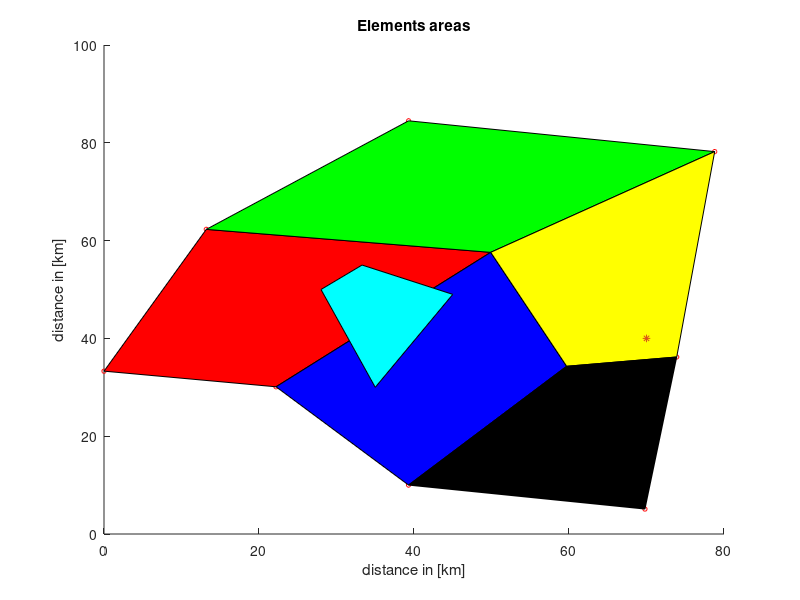

This figure's MATLAB source: (Note: this script raises an error after producing the figure.)
%% Program: Area, Centroid and Moment of Inertia
%
%   @DESCRIPTION: Define the area of the geometry, its centroid and moment of inertia
%   @AUTHOR: Renan Miranda Portela
%
%% Clean memory and close windows
clear all
close all
clc

%% COORDINATE MATRIX
%   coord = [number | X-position | Y-position] 

coord = [1 0 33.3;
         2 13.2 62.3;
         3 39.3 84.5;
         4 22.2 30.1;
         5 49.9 57.6;
         6 78.8 78.2;
         7 39.3 10.0;
         8 59.7 34.3;
         9 73.9 36.2;
         10 69.8 5.1;
         11 28.0 50.0;
         12 33.3 55.0;
         13 45.0 49.0;
         14 35.0 30.0];
     
scatter(coord(:,2),coord(:,3),10,[1 0 0]) % presenting the nodes
     
%% INCIDENCE MATRIX
% inci = [number of the element | node-1 | node-2 | node-3 | node-4 ]

inci = [1 1 4 5 2;
        2 2 5 6 3;
        3 4 7 8 5;
        4 5 8 9 6;
        5 7 10 9 8;
        6 11 14 13 12];

%% RAINFALL MATRIX
u = [4.62 3.81 4.76 5.45 4.90 10.35 4.96 4.26 18.36 15.69];
    
%% COLOR MATRIX
cores = [1 0 0;
         0 1 0;
         0 0 1;
         1 1 0;
         0 0 0;
         0 1 1];

%% AREA PLOTS     
 for i = 1:size(inci,1)
     x = [coord(inci(i,2),2),coord(inci(i,3),2),coord(inci(i,4),2),coord(inci(i,5),2)];
     y = [coord(inci(i,2),3),coord(inci(i,3),3),coord(inci(i,4),3),coord(inci(i,5),3)];
     patch(x,y,cores(i,:))
 end
 
title('Elements areas')
xlabel('distance in [km]')
ylabel('distance in [km]')
hold on 
scatter(70,40,30,'*')

%% TOTAL AREA
A = 0;            % STARTING SUM
a_i = zeros(5,1); % ELEMENT AREA VALUE 

for i = 1:5                  % COMPUTING THE AREA BY THE JACOBIAN 
    x1 = coord(inci(i,2),2); % X-COORDINATES 
    x2 = coord(inci(i,3),2);
    x3 = coord(inci(i,4),2);
    x4 = coord(inci(i,5),2);
    
    y1 = coord(inci(i,2),3); % Y-COORDINATES
    y2 = coord(inci(i,3),3);
    y3 = coord(inci(i,4),3);
    y4 = coord(inci(i,5),3);
    
    a = 0.5*(x1*y2-x2*y1-x1*y4+x2*y3-x3*y2+x4*y1+x3*y4-x4*y3);
    a_i(i) = a;
    A = A + a;
end

A2 = 0;

for i = 1:5                  % COMPUTING AREA BY GAUSSIAN QUADRATURE 
    x1 = coord(inci(i,2),2); % X-COORDINATES
    x2 = coord(inci(i,3),2);
    x3 = coord(inci(i,4),2);
    x4 = coord(inci(i,5),2);
    x = [x1,x2,x3,x4];
    
    y1 = coord(inci(i,2),3); % Y-COORDINATES
    y2 = coord(inci(i,3),3);
    y3 = coord(inci(i,4),3);
    y4 = coord(inci(i,5),3);
    y = [y1,y2,y3,y4];
    
    for j = 1:2
        if j == 1
            e = -0.57735;
        else 
            e = 0.57735;
        end
        for m = 1:2
            if m == 1
                n = -0.57735;
            else 
                n = 0.57735;
            end
            
            a = 0.25*[-(1-n),(1-n),(1+n),-(1+n);
                      -(1-e),-(1+e),(1+e),(1-e)];
            b(:,1) = x';
            b(:,2) = y';
            
            J = a*b;
%             [ J ] = jacobiano_4P( e,n,x,y );
            
            A2 = A2 + det(J);
        end
    end
end

%% TOTAL RAINFALL
 
Q = 0;           % TOTAL RAINFALL VARIABLE
g = zeros(5,1);

for i = 1:5                  % BY THE JACOBIAN
    x1 = coord(inci(i,2),2); % X-COORDINATES
    x2 = coord(inci(i,3),2);
    x3 = coord(inci(i,4),2);
    x4 = coord(inci(i,5),2);
        
    y1 = coord(inci(i,2),3); % Y-COORDINATES
    y2 = coord(inci(i,3),3);
    y3 = coord(inci(i,4),3);
    y4 = coord(inci(i,5),3);
    
    u1 = u(inci(i,2));
    u2 = u(inci(i,3));
    u3 = u(inci(i,4));
    u4 = u(inci(i,5));
    
    q = (4*(u1/4 - u2/4 - u3/4 + u4/4)*((x1*y3)/8 - (x3*y1)/8 - (x1*y4)/8 - (x2*y3)/8 + (x3*y2)/8 + (x4*y1)/8 + (x2*y4)/8 - (x4*y2)/8))/3 + (4*(u1/4 + u2/4 - u3/4 - u4/4)*((x1*y2)/8 - (x2*y1)/8 - (x1*y3)/8 + (x3*y1)/8 + (x2*y4)/8 - (x4*y2)/8 - (x3*y4)/8 + (x4*y3)/8))/3 + 4*(u1/4 + u2/4 + u3/4 + u4/4)*((x1*y2)/8 - (x2*y1)/8 - (x1*y4)/8 + (x2*y3)/8 - (x3*y2)/8 + (x4*y1)/8 + (x3*y4)/8 - (x4*y3)/8);
    g(i) = q;
    Q = Q + q;
end

fprintf('\n\n******* TOTAL RAINFALL *******\n')
fprintf('        %f\n',Q)

%% AVERAGE RAINFALL

MQ = Q/A;

fprintf('\n\n******* AVERAGE RAINFALL *******\n')
fprintf('       %f\n',MQ)

%% INTERPOLATION

x=[49.9,59.7,73.9,78.8]; % POINTS TO INTERPOLATE AROUND X
y=[57.6,34.3,36.2,78.2]; % POINTS TO INTERPOLATE AROUND Y

X=70; % REFERENCE POINT
Y=40;

U_Ponto_Interpolado = u(5)*n(1)+u(8)*n(2)+u(9)*n(3)+u(6)*n(4);

fprintf('\n\n******* AMOUNT OF RAINFALL AT (70,40) *******\n')
fprintf('       %f\n',U_Ponto_Interpolado)

%% RAINFALL IN REGION A

A = zeros(2,4);

for i = 1:4
    A(1,i) = coord(inci(6,i+1),2); % X-COORDINATES
end

for j = 1:4
    A(2,j) = coord(inci(6,j+1),3); % Y-COORDINATES
end
 
B = zeros(2,4);

for i = 1:4
    B(1,i) = coord(inci(1,i+1),2); 
end

for j = 1:4
    B(2,j) = coord(inci(1,j+1),3); 
end

C = zeros(2,4);

for i = 1:4
    C(1,i) = coord(inci(3,i+1),2); 
end

for j = 1:4
    C(2,j) = coord(inci(3,j+1),3); 
end

x = B(1,:); % ELEMENT 1 REGION
y = B(2,:);

X = A(1,1);
Y = A(2,1);

[ n ] = NR_search( x,y,X,Y ); % A1 POINT

U_A1 = u(1)*n(1)+u(4)*n(2)+u(5)*n(3)+u(2)*n(4);

X = A(1,4);
Y = A(2,4);

[ n ] = NR_search( x,y,X,Y ); % A4 POINT

U_A4 = u(1)*n(1)+u(4)*n(2)+u(5)*n(3)+u(2)*n(4);

x = C(1,:); %região do elemento 3
y = C(2,:);

X = A(1,2);
Y = A(2,2);

[ n ] = NR_search( x,y,X,Y ); % A4 POINT

U_A2 = u(4)*n(1)+u(7)*n(2)+u(8)*n(3)+u(5)*n(4); % A2 POINT

X = A(1,3);
Y = A(2,3);

[ n ] = NR_search( x,y,X,Y ); % A4 POINT

U_A3 = u(4)*n(1)+u(7)*n(2)+u(8)*n(3)+u(5)*n(4); % A3 POINT

x1 = A(1,1); x2 = A(1,2); x3 = A(1,3); x4 = A(1,4);
y1 = A(2,1); y2 = A(2,2); y3 = A(2,3); y4 = A(2,4);

Q_A = (4*(U_A1/4 - U_A2/4 - U_A3/4 + U_A4/4)*((x1*y3)/8 - (x3*y1)/8 - (x1*y4)/8 - (x2*y3)/8 + (x3*y2)/8 + (x4*y1)/8 + (x2*y4)/8 - (x4*y2)/8))/3 + (4*(u1/4 + u2/4 - u3/4 - u4/4)*((x1*y2)/8 - (x2*y1)/8 - (x1*y3)/8 + (x3*y1)/8 + (x2*y4)/8 - (x4*y2)/8 - (x3*y4)/8 + (x4*y3)/8))/3 + 4*(u1/4 + u2/4 + u3/4 + u4/4)*((x1*y2)/8 - (x2*y1)/8 - (x1*y4)/8 + (x2*y3)/8 - (x3*y2)/8 + (x4*y1)/8 + (x3*y4)/8 - (x4*y3)/8);

Area_A = 0.5*(x1*y2-x2*y1-x1*y4+x2*y3-x3*y2+x4*y1+x3*y4-x4*y3);

MQ_A = Q_A/Area_A;

fprintf('\n\n******* TOTAL AMOUNT OF RAINFALL IN ELEMENT A *******\n')
fprintf('       %f\n',Q_A)

fprintf('\n\n******* AVERAGE AMOUNT OF RAINFALL IN ELEMENT A *******\n')
fprintf('       %f\n',MQ_A)
